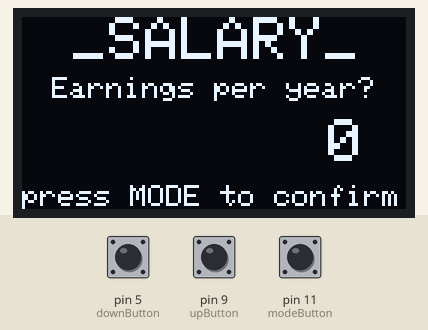
The sketch below on a simulated Arduino Uno, built with avr-gcc and run on an emulated ATmega328P. Parts: 128×64 one-colour display. Inputs (shaded band) come from the test bench; at power-on: pin 11 (modeButton) HIGH, pin 9 (upButton) HIGH, pin 5 (downButton) HIGH.

Above: at 5.8 s.
5.9 s: pin 11 (modeButton) pulled LOW for 0.2 s
At 6.3 s:
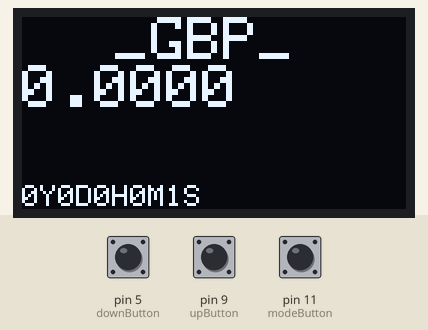
9.1 s: pin 11 (modeButton) pulled LOW for 1 s
At 10.9 s:
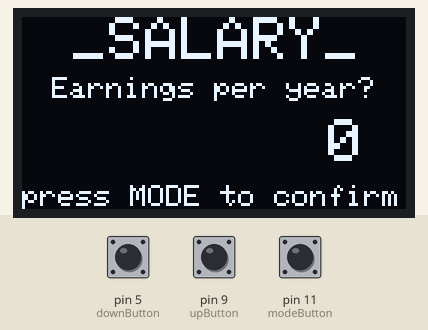
11.6 s: pin 9 (upButton) pulled LOW for 0.2 s
At 12.7 s:
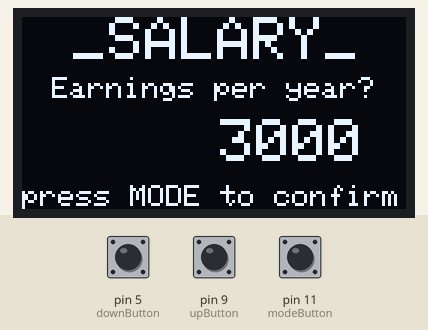
13.3 s: pin 5 (downButton) pulled LOW for 1 s
At 13.4 s:
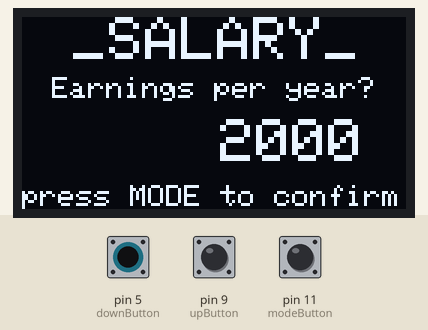
15.8 s: pin 9 (upButton) pulled LOW for 1 s
At 18.0 s:
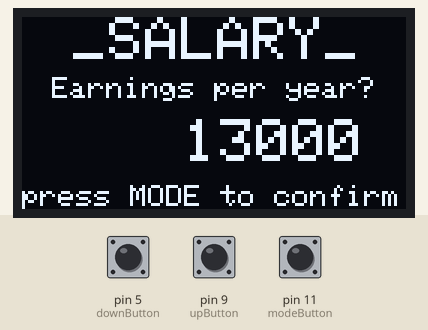
18.3 s: pin 5 (downButton) pulled LOW for 0.2 s
At 19.4 s:
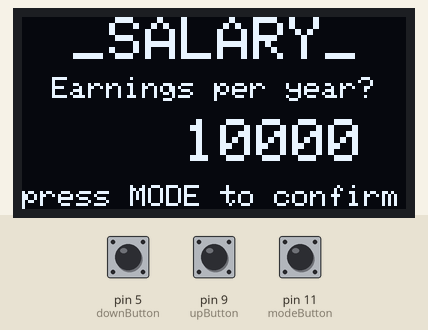
Timing chart, 0 to 21.0 s (numbered marks = the images above; inputs shaded):
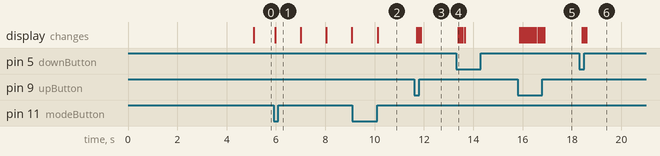

Measured:
- after the input at 5.9 s, the display: changes after 0.07 s (image 1)
- after the input at 9.1 s, the display: changes after 1.0 s (image 2)
- after the input at 11.6 s, the display: first changes after 0.10 s (image 3 shows a later state)
- after the input at 13.3 s, the display: changes after 0.10 s (image 4)
- after the input at 15.8 s, the display: first changes after 0.08 s (image 5 shows a later state)
- after the input at 18.3 s, the display: first changes after 0.11 s (image 6 shows a later state)

The sketch:

CapitalClockV3NANO.ino
```cpp
//BY JACOB STENTON

#include <SPI.h>
#include <Wire.h>
#include <Adafruit_GFX.h>
#include <Adafruit_SSD1306.h>

#define SCREEN_WIDTH 128
#define SCREEN_HEIGHT 64
#define OLED_RESET -1

Adafruit_SSD1306 display(SCREEN_WIDTH, SCREEN_HEIGHT, &Wire, OLED_RESET);
//------------------------------------------------------------------
// Seconds in a year 31540000

String amount;
float salary;
float savings;
float count; //initialising basic varibale to calculate earnings per second (eps)

String useMode = "StartUp";//this determines which screen the display starts in - changeing to "Display" will start on the main display screen
bool startUp = false;//boolean to determin if the startup screen has already run for later

#define modeButton 11 //first button - for changing screens
#define upButton 9 //second - for increasing salary
#define downButton 5 //third - for decreasing salary

int modeButtonVal, prevModeButtonVal = 1; //states and previous states for the mode button so it doesn't contantly change modes

int upButtonVal, downButtonVal, upHold, downHold; //states for up and down buttons, as well as ints to count how long they have been held down

int seconds, minutes, hours, days, years; //integers for the useage time shown on the main display


void setup() {
  Serial.begin(9600);//starts serial - mainly for debuging
//
if(!display.begin(SSD1306_SWITCHCAPVCC, 0x3C)) {
    Serial.println(F("SSD1306 allocation failed"));
    for(;;)
    ; //code taken from https://www.youtube.com/watch?v=OzfljKHH0p0 - sets up the display and checks it is properly connected
  }

  pinMode(modeButton, INPUT_PULLUP);
  pinMode(upButton, INPUT_PULLUP);
  pinMode(downButton, INPUT_PULLUP); //sets the buttons so they activate when released

  display.clearDisplay();
  display.setTextColor(WHITE); //clears the main display and sets pixel colour to white. - this display only has one colour (white means ON - black OFF)
}


void loop() {
// Mode Button
  //this section controls what the screen is displaying based on what mode it is set to
  modeButtonVal = digitalRead(modeButton); //sets the mode state var to be the same as the mode button
  if (modeButtonVal == LOW && modeButtonVal != prevModeButtonVal) { //if the mode button is pressed and is not the same as its previous state (this prevents continuous presses)
    if (useMode == "Display"){ // if mode is on display
      useMode = "Salary";//change it to salary
    } else if (useMode == "Salary"){ //if mode is "Salary"
      useMode = "Display"; //change to display
    }
    delay(20);//debounce
  }

  prevModeButtonVal = modeButtonVal; //prevous button value is set to the current value

// Modes
  if(useMode == "StartUp"){ //if mode is on startup
    display.clearDisplay();

    display.setTextSize(2); //sets text size (1,2,3)
    display.setCursor(24,0); //sets where the text will start
    display.println("WELCOME");//prints text "welcome" onto screen

    display.setTextSize(1);
    display.setCursor(18,18);
    display.println("by Jacob Stenton");
    display.println();
    display.println("please input your    salary :)"); // basic welcome text to display on the start up screen
    display.display(); //display previosuly set text

    delay(5000); // waits x amount of seconds (5)

    if (startUp == false){ //if first startup
      startUp = true; //startup has now run
      useMode = "Salary";//change mode to salary
    } else {
      useMode = "Display";//if startup has run change screen to the main display

    }

  } else if(useMode == "Display"){//if on disaply screen
      display.clearDisplay();

      display.setTextSize(2);
      display.setCursor(31,0);
      display.println("_GBP_"); //title

      count = salary/31540000; //takes input salary and divides it by seconds in a year.
      savings += count; //adds count to the main savings number
      amount = String(savings, 4); //changes savings into a string with 4 decimal places


      display.setCursor(0,16);
      display.println(amount); //prints the amount

    //SMHDY RUNTIME
      seconds += 1;
      if (seconds == 60){
        seconds = 0;
        minutes += 1;
      }
      if (minutes == 60){
        minutes = 0;
        hours += 1;
      }
      if (hours == 24){
        hours = 0;
        days += 1;
      }
      if (days == 365){
        days = 0;
        years += 1;
      } //calculates how long the gadet has been running for - from seconds to years

      display.setTextSize(1);
      display.setCursor(0,56);
      display.println(String(years) + "Y" + String(days) + "D" + String(hours) + "H" + String(minutes) + "M" + String(seconds) + "S"); //prints time stat


      display.display();
      delay(1000); // does everything once every seconds

  } else if(useMode == "Salary"){
      display.clearDisplay();

      display.setTextSize(2);
      display.setCursor(17,0);
      display.println("_SALARY_"); //title

      display.setTextSize(1);
      display.setCursor(10,20);
      display.println("Earnings per year?");

      int buffer; // creates a tempery buffer for text spacing
      if (salary >= 10000000){
        buffer = 18;
      } else if (salary >= 1000000) {
        buffer = 30;
      } else if (salary >= 100000) {
        buffer = 42;
      } else if (salary >= 10000) {
        buffer = 54;
      } else if (salary >= 1000) {
        buffer = 66;
      } else if (salary >= 100) {
        buffer = 78;
      } else {
        buffer = 90; //determines the buffer based on how many digits the input salary has
      }


// buttons

      upButtonVal = digitalRead(upButton); // up button value set to the actual button value
      if (upButtonVal == LOW) { // if buttons is pressed down (these buttons should be continuous for ease of input - they dont have a prevoious value or a debounce)
        if(upHold > 200){ //checks if how long the button has been held down
          salary += 1000000; //increases salary by larger value the longer it has been held down
        } else if (upHold > 100) {
          salary += 10000;
        } else {
          salary += 1000;
        }

        if (salary >= 99999999) {
          salary = 99999000; //stops the salary going too many digits hight - More than 8 or  9 digits seems to cause problems with timing
        }
        delay(50);
        upHold += 1; // calculates how long the button has been pressed down
      }

      if (upButtonVal == HIGH){
        upHold = 0; // if the button is released the hold down value is reset
      }

      downButtonVal = digitalRead(downButton); //same logic as up button
      if (downButtonVal == LOW) {
        if(downHold > 200){
          salary -= 1000000;
        } else if (upHold > 50) {
          salary -= 10000;
        } else {
          salary -= 1000;
        }

        if (salary < 0){
          salary = 0;
        }
        delay(50);
        downHold += 1;
      }

      if (downButtonVal == HIGH){
        downHold = 0;
      }

//-------

      display.setTextSize(2);
      display.setCursor(buffer,34); //uses the buffer to set the cursur
      display.println(String(salary,0)); //turns the salary into a string and displays it

      display.setTextSize(1);
      display.setCursor(0,56);
      display.println("press MODE to confirm");//gives some intruction on how to go back to the main display

      display.display();
  } else {
    // useMode error
      display.clearDisplay();
      display.setTextSize(2);
      display.setCursor(0,40);
      display.println("error");//prints and error message if the modes are not correctly setting
      display.display();
  }
}
```
